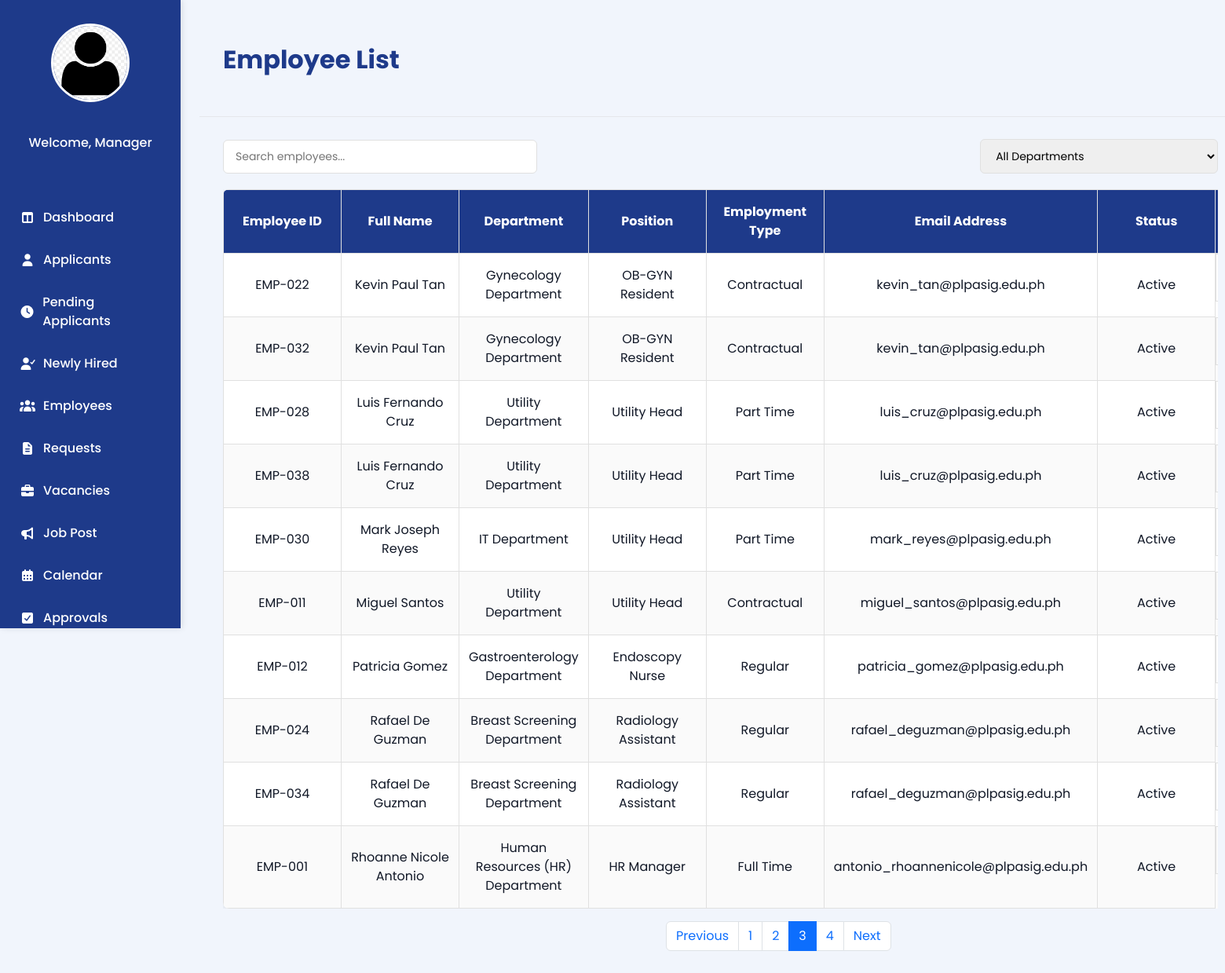
The app's page /Manager_Employees.php?page=3, older data.
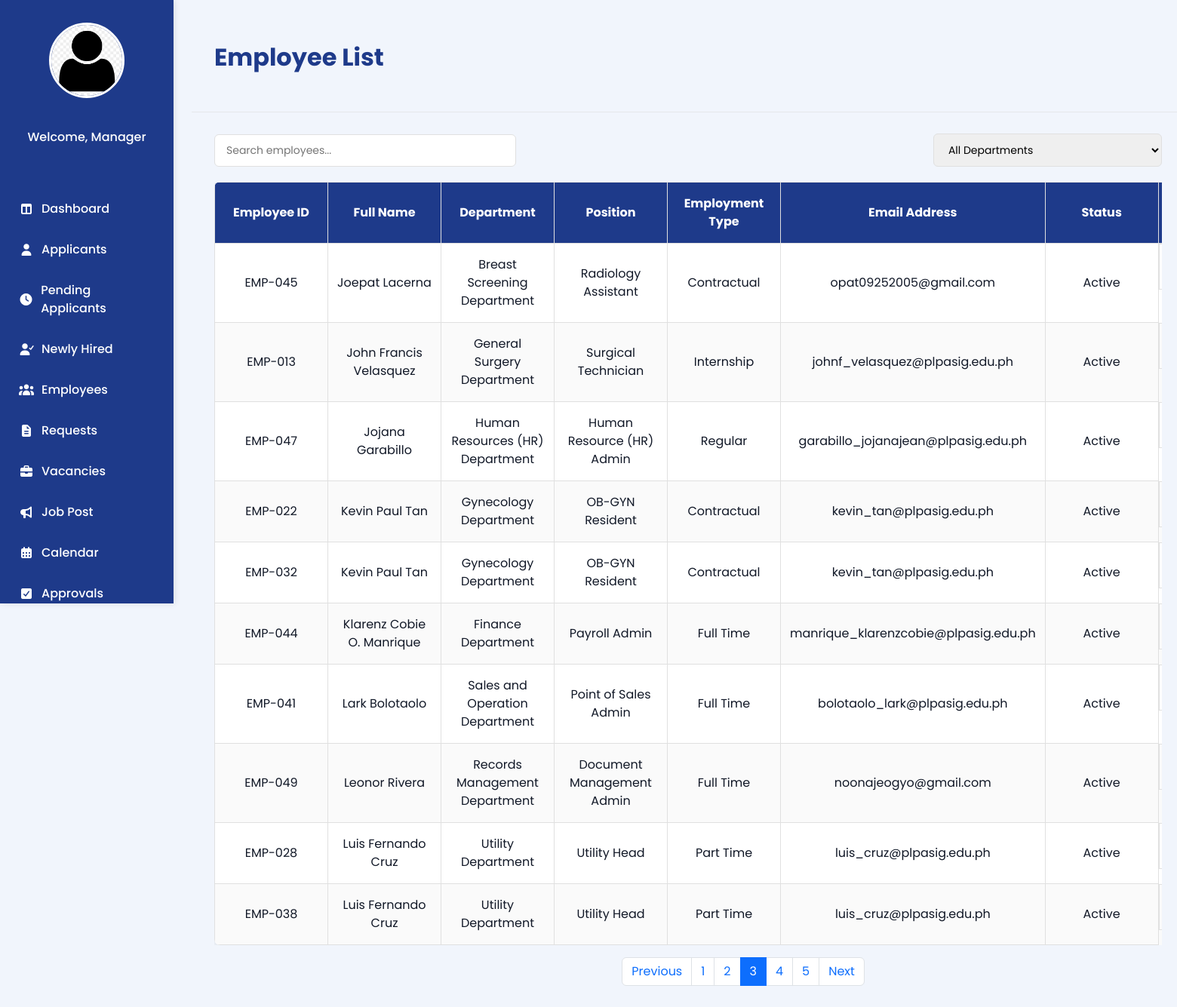
The same page, newer data.
### tables this page shows
CREATE TABLE `employee` (
  `empID` varchar(100) NOT NULL,
  `fullname` varchar(50) NOT NULL,
  `department` varchar(50) NOT NULL,
  `position` varchar(50) NOT NULL,
  `type_name` varchar(50) NOT NULL,
  `email_address` varchar(100) NOT NULL,
  `home_address` varchar(255) NOT NULL,
  `contact_number` varchar(20) NOT NULL,
  `date_of_birth` date DEFAULT NULL,
  `gender` enum('Male','Female') DEFAULT NULL,
  `emergency_contact` varchar(20) DEFAULT NULL,
  `TIN_number` varchar(20) DEFAULT NULL,
  `phil_health_number` varchar(20) DEFAULT NULL,
  `SSS_number` varchar(20) DEFAULT NULL,
  `pagibig_number` varchar(20) DEFAULT NULL,
  `profile_pic` varchar(255) DEFAULT NULL,
  `hired_at` date DEFAULT NULL
);

CREATE TABLE `user` (
  `user_id` varchar(100) NOT NULL,
  `applicant_employee_id` varchar(100) DEFAULT NULL,
  `email` varchar(100) NOT NULL,
  `password` varchar(255) NOT NULL,
  `role` varchar(50) NOT NULL,
  `fullname` varchar(150) NOT NULL,
  `status` varchar(20) NOT NULL,
  `created_at` datetime NOT NULL,
  `profile_pic` varchar(255) DEFAULT NULL,
  `reset_token` varchar(255) NOT NULL,
  `token_expiry` varchar(255) NOT NULL,
  `sub_role` varchar(50) DEFAULT NULL
);

### Manager_Employees.php (the view, shortened to what the changed rows need)
<?php
require 'admin/db.connect.php';
$menus = [
  "HR Director" => [
    "Dashboard" => "Manager_Dashboard.php",
    "Applicants" => "Manager_Applicants.php",
    "Pending Applicants" => "Manager_PendingApplicants.php",
    "Newly Hired" => "Newly-Hired.php",
    "Employees" => "Manager_Employees.php",
    "Requests" => "Manager_Request.php",
    "Vacancies" => "Manager_Vacancies.php",
    "Job Post" => "Manager-JobPosting.php",
    "Calendar" => "Manager_Calendar.php",
    "Approvals" => "Manager_Approvals.php",
    "Reports" => "Manager_Reports.php",
    "Settings" => "Manager_LeaveSettings.php",
    "Logout" => "Login.php"
  ],
  "HR Manager" => [
    "Dashboard" => "Manager_Dashboard.php",
    "Applicants" => "Manager_Applicants.php",
    "Pending Applicants" => "Manager_PendingApplicants.php",
    "Newly Hired" => "Newly-Hired.php",
    "Employees" => "Manager_Employees.php",
    "Requests" => "Manager_Request.php",
    "Vacancies" => "Manager_Vacancies.php",
    "Job Post" => "Manager-JobPosting.php",
    "Calendar" => "Manager_Calendar.php",
    "Approvals" => "Manager_Approvals.php",
    "Reports" => "Manager_Reports.php",
    "Settings" => "Manager_LeaveSettings.php",
    "Logout" => "Login.php"
  ],
  "Recruitment Manager" => [
    "Dashboard" => "Manager_Dashboard.php",
    "Applicants" => "Manager_Applicants.php",
    "Pending Applicants" => "Manager_PendingApplicants.php",
    "Newly Hired" => "Newly-Hired.php",
    "Vacancies" => "Manager_Vacancies.php",
    "Requests" => "Manager_Request.php",
    "Reports" => "Manager_Reports.php",
    "Logout" => "Login.php"
  ],
  "HR Officer" => [
    "Dashboard" => "Manager_Dashboard.php",
    "Applicants" => "Manager_Applicants.php",
    "Pending Applicants" => "Manager_PendingApplicants.php",
    "Newly Hired" => "Newly-Hired.php",
    "Employees" => "Manager_Employees.php",
    "Logout" => "Login.php"
  ],
];
$role = $_SESSION['sub_role'] ?? "HR Manager";
$icons = [
  "Dashboard" => "fa-table-columns",
  "Applicants" => "fa-user",
  "Pending Applicants" => "fa-clock",
  "Newly Hired" => "fa-user-check",
  "Employees" => "fa-users",
  "Requests" => "fa-file-lines",
  "Vacancies" => "fa-briefcase",
  "Job Post" => "fa-bullhorn",
  "Calendar" => "fa-calendar-days",
  "Approvals" => "fa-square-check",
  "Reports" => "fa-chart-column",
  "Settings" => "fa-gear",
  "Logout" => "fa-right-from-bracket"
];
$limit = 10;
$page = isset($_GET['page']) ? max(1, (int) $_GET['page']) : 1;
$start = ($page - 1) * $limit;
$countRes = $conn->query("SELECT COUNT(*) AS count FROM employee");
$countRow = $countRes ? $countRes->fetch_assoc() : ['count' => 0];
$totalEmployees = (int) ($countRow['count'] ?? 0);
$pages = max(1, (int) ceil($totalEmployees / $limit));
$employee = [];
$stmt = $conn->prepare("SELECT e.empID, e.fullname, e.department, e.position, e.type_name, e.email_address, u.status FROM employee e LEFT JOIN user u ON u.applicant_employee_id = e.empID ORDER BY e.fullname ASC LIMIT ?, ?");
$stmt->bind_param("ii", $start, $limit);
$stmt->execute();
$result = $stmt->get_result();
while ($row = $result->fetch_assoc()) {
  $employee[] = $row;
}
?>
<!DOCTYPE html>
<html lang="en">
<head>
  <link rel="stylesheet" href="manager-sidebar.css">
  <link href="https://cdn.jsdelivr.net/npm/bootstrap@5.3.3/dist/css/bootstrap.min.css" rel="stylesheet">
  <link rel="stylesheet" href="https://cdnjs.cloudflare.com/ajax/libs/font-awesome/7.0.1/css/all.min.css"
 />
</head>
<body>
  <div class="sidebar">
    <ul class="nav">
      <?php foreach ($menus[$role] as $label => $link): ?>
        <li><a href="<?php echo $link; ?>"><i
              class="fa-solid <?php echo $icons[$label] ?? 'fa-circle'; ?>"></i><?php echo $label; ?></a></li>
      <?php endforeach; ?>
    </ul>
  </div>
  <div class="main-content">
    <div class="main-content-header">
      <h1>Employee List</h1>
    </div>
    <div class="table-container">
      <div class="table-responsive">
        <table>
          <thead>
            <tr>
              <th>Employee ID</th>
              <th>Full Name</th>
              <th>Department</th>
              <th>Position</th>
              <th>Employment Type</th>
              <th>Email Address</th>
              <th>Status</th>
              <th>Action</th>
            </tr>
          </thead>
          <tbody id="employeeTable">
            <?php foreach ($employee as $emp): ?>
              <tr>
                <td><?php echo htmlspecialchars($emp['empID']); ?></td>
                <td><?php echo htmlspecialchars($emp['fullname']); ?></td>
                <td><?php echo htmlspecialchars($emp['department']); ?></td>
                <td><?php echo htmlspecialchars($emp['position']); ?></td>
                <td><?php echo htmlspecialchars($emp['type_name']); ?></td>
                <td><?php echo htmlspecialchars($emp['email_address']); ?></td>
                <td class="status-cell"><?php echo htmlspecialchars($emp['status'] ?? 'Active'); ?></td>
                <td class="action-icons">
                </td>
              </tr>
            <?php endforeach; ?>
          </tbody>
        </table>
      </div>
    </div>
    <nav aria-label="Employee pagination" class="mt-3">
      <ul class="pagination justify-content-center">
        <?php for ($p = 1; $p <= $pages; $p++): ?>
          <li class="page-item <?php echo $p === $page ? 'active' : ''; ?>">
            <a class="page-link" href="?page=<?php echo $p; ?>"><?php echo $p; ?></a>
          </li>
        <?php endfor; ?>
      </ul>
    </nav>
  </div>
</body>
</html>

Row changes from the older to the newer data that the page shows:
no longer on this page (row unchanged): employee: empID "EMP-030", fullname "Mark Joseph Reyes", department "IT Department", position "Utility Head", type_name "Part Time", email_address "mark_reyes@plpasig.edu.ph", status "Active"
no longer on this page (row unchanged): employee: empID "EMP-011", fullname "Miguel Santos", department "Utility Department", position "Utility Head", type_name "Contractual", email_address "miguel_santos@plpasig.edu.ph", status "Active"
no longer on this page (row unchanged): employee: empID "EMP-012", fullname "Patricia Gomez", department "Gastroenterology Department", position "Endoscopy Nurse", type_name "Regular", email_address "patricia_gomez@plpasig.edu.ph", status "Active"
no longer on this page (row unchanged): employee: empID "EMP-024", fullname "Rafael De Guzman", department "Breast Screening Department", position "Radiology Assistant", type_name "Regular", email_address "rafael_deguzman@plpasig.edu.ph", status "Active"
no longer on this page (row unchanged): employee: empID "EMP-034", fullname "Rafael De Guzman", department "Breast Screening Department", position "Radiology Assistant", type_name "Regular", email_address "rafael_deguzman@plpasig.edu.ph", status "Active"
no longer on this page (row unchanged): employee: empID "EMP-001", fullname "Rhoanne Nicole Antonio", department "Human Resources (HR) Department", position "HR Manager", type_name "Full Time", email_address "antonio_rhoannenicole@plpasig.edu.ph", user.status "Active"
added employee: empID "EMP-045", fullname "Joepat Lacerna", department "Breast Screening Department", position "Radiology Assistant", type_name "Contractual", email_address "opat09252005@gmail.com", user.status "Active"
now on this page (row unchanged): employee: empID "EMP-013", fullname "John Francis Velasquez", department "General Surgery Department", position "Surgical Technician", type_name "Internship", email_address "johnf_velasquez@plpasig.edu.ph", status "Active"
added employee: empID "EMP-047", fullname "Jojana Garabillo", department "Human Resources (HR) Department", position "Human Resource (HR) Admin", type_name "Regular", email_address "garabillo_jojanajean@plpasig.edu.ph", user.status "Active"
added employee: empID "EMP-044", fullname "Klarenz Cobie O. Manrique", department "Finance Department", position "Payroll Admin", type_name "Full Time", email_address "manrique_klarenzcobie@plpasig.edu.ph", user.status "Active"
added employee: empID "EMP-041", fullname "Lark Bolotaolo", department "Sales and Operation Department", position "Point of Sales Admin", type_name "Full Time", email_address "bolotaolo_lark@plpasig.edu.ph", user.status "Active"
added employee: empID "EMP-049", fullname "Leonor Rivera", department "Records Management Department", position "Document Management Admin", type_name "Full Time", email_address "noonajeogyo@gmail.com", user.status "Active"
Text that changed along with them:
new list line: "5"
